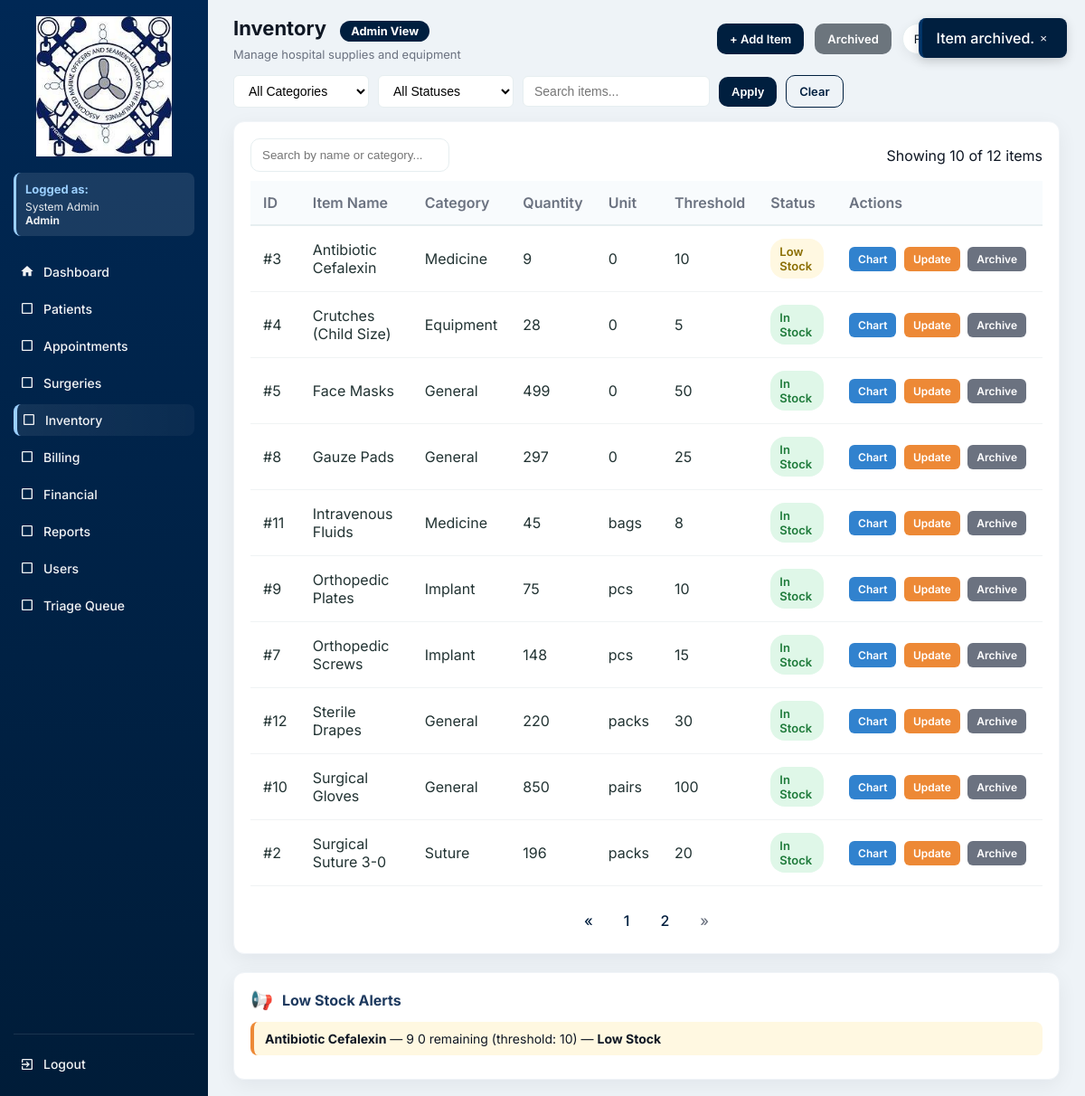
The page /inventory.php?success=archived&item_id=3 (signed in) on the database its author committed.
### tables this page shows
CREATE TABLE `inventory_items` (
  `id` int(11) NOT NULL,
  `item_name` varchar(150) DEFAULT NULL,
  `category` enum('Implant','Medicine','Suture','Equipment','General') DEFAULT NULL,
  `quantity` int(11) DEFAULT NULL,
  `threshold` int(11) DEFAULT 5,
  `unit` varchar(50) DEFAULT NULL,
  `updated_at` timestamp NOT NULL DEFAULT current_timestamp() ON UPDATE current_timestamp(),
  `is_archived` tinyint(1) DEFAULT 0,
  `archived_at` datetime DEFAULT NULL,
  `archived_by` int(11) DEFAULT NULL
);

### functions.php (called while the page is built, shortened)
<?php
function fetchAll($conn, $sql, $types = null, $params = [])
{
    $stmt = $conn->prepare($sql);
    $stmt->execute();
    $res = $stmt->get_result();
    $rows = $res->fetch_all(MYSQLI_ASSOC);
    return $rows;
}
function fetchOne($conn, $sql, $types = null, $params = [])
{
    $stmt = $conn->prepare($sql);
    $stmt->execute();
    $res = $stmt->get_result();
    $row = $res->fetch_assoc();
    return $row;
}
?>

### inventory.php (the view, shortened to what this page needs)
<?php
require 'config.php';
require 'functions.php';
$current_role = $_SESSION['role'] ?? 'Guest';
$current_name = $_SESSION['name'] ?? 'User';
$role_permissions = [
    'Admin' => [
        'dashboard.php' => 'Dashboard',
        'patients.php' => 'Patients',
        'appointments.php' => 'Appointments',
        'surgeries.php' => 'Surgeries',
        'inventory.php' => 'Inventory',
        'billing.php' => 'Billing',
        'financials.php' => 'Financial',
        'reports.php' => 'Reports',
        'users.php' => 'Users',
        'triage_queue.php' => 'Triage Queue'
    ],
    'Doctor' => [
        'dashboard.php' => 'Dashboard',
        'patients.php' => 'Patients',
        'appointments.php' => 'Appointments',
        'surgeries.php' => 'Surgeries',
        'inventory.php' => 'Inventory',
        'reports.php' => 'Reports',
        'triage_queue.php' => 'Triage Queue'
    ],
    'Nurse' => [
        'dashboard.php' => 'Dashboard',
        'patients.php' => 'Patients',
        'appointments.php' => 'Appointments',
        'inventory.php' => 'Inventory',
        'reports.php' => 'Reports',
        'triage_queue.php' => 'Triage Queue'
    ],
    'Staff' => [
        'dashboard.php' => 'Dashboard',
        'patients.php' => 'Patients',
        'appointments.php' => 'Appointments',
        'reports.php' => 'Reports'
    ],
    'Inventory' => [
        'dashboard.php' => 'Dashboard',
        'inventory.php' => 'Inventory',
        'reports.php' => 'Reports'
    ],
    'Billing' => [
        'dashboard.php' => 'Dashboard',
        'billing.php' => 'Billing',
        'financials.php' => 'Financial',
        'reports.php' => 'Reports'
    ],
    'SocialWorker' => [
        'dashboard.php' => 'Dashboard',
        'financials.php' => 'Financial',
        'reports.php' => 'Reports'
    ]
];
$allowed_pages = $role_permissions[$current_role] ?? ['dashboard.php' => 'Dashboard'];
$filter = $_GET['filter'] ?? '';
$category_filter = $_GET['category'] ?? '';
$status_filter = $_GET['status'] ?? '';
$search_term = $_GET['search'] ?? '';
$is_admin = ($current_role === 'Admin');
$is_inventory = ($current_role === 'Inventory');
$table_check = fetchOne($conn, "SHOW COLUMNS FROM inventory_items LIKE 'is_archived'");
$has_archive_columns = $table_check !== null;
$show_archived = isset($_GET['show']) && $_GET['show'] === 'archived';
$conditions = [];
if ($has_archive_columns) {
    $conditions[] = $show_archived ? "i.is_archived = 1" : "i.is_archived = 0";
} else {
    $show_archived = false;
}
$where_clause = 'WHERE ' . implode(' AND ', $conditions);
$total = fetchOne($conn, "SELECT COUNT(*) as total FROM inventory_items i $where_clause")['total'] ?? 0;
$total_pages = ceil($total / 10);
$page = isset($_GET['page']) ? max(1, intval($_GET['page'])) : 1;
$offset = ($page - 1) * 10;
$rows = fetchAll($conn, "
    SELECT i.*, arch.full_name AS archived_by_name
    FROM inventory_items i
    LEFT JOIN users arch ON i.archived_by = arch.id
    $where_clause
    ORDER BY i.item_name
    LIMIT $offset, 10
");
$low_stock_where = $has_archive_columns ? "is_archived = 0 AND quantity <= threshold" : "quantity <= threshold";
$low_stock_items = fetchAll($conn, "SELECT * FROM inventory_items WHERE {$low_stock_where} ORDER BY quantity ASC");
$categories = fetchAll($conn, "SELECT DISTINCT category FROM inventory_items WHERE category IS NOT NULL AND category != '' ORDER BY category");
?>
<!DOCTYPE html>
<html lang="en">
<head>
</head>
<body>
<div class="app">
  <aside class="sidebar">
    <div class="logo-wrap"><a href="dashboard.php"><img src="logo.jpg" alt="Logo"></a></div>
    <div class="user-info">
      <h4>Logged as:</h4>
      <p><?= htmlspecialchars($current_name) ?><br><strong><?= htmlspecialchars($current_role) ?></strong></p>
    </div>
    <nav class="menu">
      <a href="dashboard.php" class="menu-item <?= basename($_SERVER['PHP_SELF'])=='dashboard.php'?'active':'' ?>">
        <span class="icon"><svg viewBox="0 0 24 24" fill="currentColor"><path d="M10 20v-6h4v6h5v-8h3L12 3 2 12h3v8z"/></svg></span> Dashboard
      </a>
      <?php foreach($allowed_pages as $page => $label): if($page !== 'dashboard.php'): ?>
        <a href="<?= $page ?>" class="menu-item <?= basename($_SERVER['PHP_SELF'])==$page?'active':'' ?>">
          <span class="icon">
            <?php
            $icons = [
              'patients.php' => '<svg viewBox="0 0 24 24" fill="currentColor"><path d="M12 12c2.21 0 4-1.79 4-4s-1.79-4-4-4-4 1.79-4 4 1.79 4 4 4zm0 2c-2.67 0-8 1.34-8 4v2h16v-2c0-2.66-5.33-4-8-4z"/></svg>',
              'appointments.php' => '<svg viewBox="0 0 24 24" fill="currentColor"><path d="M19 3h-1V1h-2v2H8V1H6v2H5c-1.11 0-1.99.9-1.99 2L3 19c0 1.1.89 2 2 2h14c1.1 0 2-.9 2-2V5c0-1.1-.9-2-2-2zm0 16H5V8h14v11zM7 10h5v5H7z"/></svg>',
              'surgeries.php' => '<svg viewBox="0 0 24 24" fill="currentColor"><path d="M12 2C8.13 2 5 5.13 5 9c0 5.25 7 13 7 13s7-7.75 7-13c0-3.87-3.13-7-7-7zm0 9.5c-1.38 0-2.5-1.12-2.5-2.5s1.12-2.5 2.5-2.5 2.5 1.12 2.5 2.5-1.12 2.5-2.5 2.5z"/></svg>',
              'inventory.php' => '<svg viewBox="0 0 24 24" fill="currentColor"><path d="M20 8h-3V4H7v4H4v14h16V8zM9 6h6v2H9V6zm11 14H4v-9h16v9zm-7-7H8v-2h5v2z"/></svg>',
              'billing.php' => '<svg viewBox="0 0 24 24" fill="currentColor"><path d="M11.8 10.9c-2.27-.59-3-1.2-3-2.15 0-1.09 1.01-1.85 2.7-1.85 1.78 0 2.44.85 2.5 2.1h2.21c-.07-1.72-1.12-3.3-3.21-3.81V3h-3v2.16c-1.94.42-3.5 1.68-3.5 3.61 0 2.31 1.91 3.46 4.7 4.13 2.5.6 3 1.48 3 2.41 0 .69-.49 1.79-2.7 1.79-2.06 0-2.87-.92-2.98-2.1h-2.2c.12 2.19 1.76 3.42 3.68 3.83V21h3v-2.15c1.95-.37 3.5-1.5 3.5-3.55 0-2.84-2.43-3.81-4.7-4.4z"/></svg>',
              'financials.php' => '<svg viewBox="0 0 24 24" fill="currentColor"><path d="M3 13h8V3H3v10zm0 8h8v-6H3v6zm10 0h8V11h-8v10zm0-18v6h8V3h-8z"/></svg>',
              'reports.php' => '<svg viewBox="0 0 24 24" fill="currentColor"><path d="M19 3H5c-1.1 0-2 .9-2 2v14c0 1.1.9 2 2 2h14c1.1 0 2-.9 2-2V5c0-1.1-.9-2-2-2zM9 17H7v-7h2v7zm4 0h-2V7h2v10zm4 0h-2v-4h2v4z"/></svg>',
              'users.php' => '<svg viewBox="0 0 24 24" fill="currentColor"><path d="M16 11c1.66 0 2.99-1.34 2.99-3S17.66 5 16 5c-1.66 0-3 1.34-3 3s1.34 3 3 3zm-8 0c1.66 0 2.99-1.34 2.99-3S9.66 5 8 5C6.34 5 5 6.34 5 8s1.34 3 3 3zm0 2c-2.33 0-7 1.17-7 3.5V19h14v-2.5c0-2.33-4.67-3.5-7-3.5zm8 0c-.29 0-.62.02-.97.05 1.16.84 1.97 1.97 1.97 3.45V19h6v-2.5c0-2.33-4.67-3.5-7-3.5z"/></svg>',
              'triage_queue.php' => '<svg viewBox="0 0 24 24" fill="currentColor"><path d="M12 2C6.48 2 2 6.48 2 12s4.48 10 10 10 10-4.48 10-10S17.52 2 12 2zm-2 15l-5-5 1.41-1.41L10 14.17l7.59-7.59L19 8l-9 9z"/></svg>'
            ];
            echo $icons[$page] ?? '<svg viewBox="0 0 24 24" fill="currentColor"><path d="M19 5v14H5V5h14m0-2H5c-1.1 0-2 .9-2 2v14c0 1.1.9 2 2 2h14c1.1 0 2-.9 2-2V5c0-1.1-.9-2-2-2z"/></svg>';
            ?>
          </span> <?= $label ?>
        </a>
      <?php endif; endforeach; ?>
    </nav>
    <div class="sidebar-bottom">
      <a href="logout.php" class="menu-item">
        <span class="icon"><svg viewBox="0 0 24 24" fill="currentColor"><path d="M10.09 15.59L11.5 17l5-5-5-5-1.41 1.41L12.67 11H3v2h9.67l-2.58 2.59zM19 3H5c-1.11 0-2 .9-2 2v4h2V5h14v14H5v-4H3v4c0 1.1.89 2 2 2h14c1.1 0 2-.9 2-2V5c0-1.1-.9-2-2-2z"/></svg></span> Logout
      </a>
    </div>
  </aside>
  <div class="main">
    <div class="topbar">
      <div class="top-left">
        <h1>Inventory <?= $show_archived ? '(Archived)' : '' ?>
          <span class="role-badge role-<?= strtolower($current_role) ?>"><?= htmlspecialchars($current_role) ?> View</span>
        </h1>
        <p>Manage hospital supplies and equipment</p>
      </div>
      <div class="top-actions">
        <?php if ($show_archived): ?>
          <a href="inventory.php" class="btn btn-outline">View Active</a>
        <?php else: ?>
          <a href="inventory_form.php" class="btn">+ Add Item</a>
          <?php if (($is_admin || $is_inventory) && $has_archive_columns): ?>
            <a href="inventory.php?show=archived" class="btn btn-secondary">Archived</a>
          <?php endif; ?>
        <?php endif; ?>
        <div class="date-pill"><?= date('l, jS F Y') ?></div>
      </div>
    </div>
    <div id="toast" class="toast-container"></div>
    <div class="filter-controls">
      <select id="categoryFilter" class="filter-select" onchange="applyFilter()">
        <option value="">All Categories</option>
      </select>
      <select id="statusFilter" class="filter-select" onchange="applyFilter()">
        <option value="">All Statuses</option>
      </select>
      <input type="text" id="searchFilter" class="filter-select" placeholder="Search items..."
             value="<?= htmlspecialchars($search_term) ?>" onkeyup="if(event.key==='Enter') applyFilter()">
      <button onclick="applyFilter()" class="btn" style="background:var(--navy-700);">Apply</button>
      <a href="inventory.php" class="btn btn-outline">Clear</a>
    </div>
    <div class="table-wrap">
      <div class="table-controls">
        <input type="text" id="searchInput" class="search-input" placeholder="Search by name or category...">
        <div class="muted">Showing <span id="rowCount"><?= count($rows) ?></span> of <?= number_format($total) ?> items</div>
      </div>
      <table id="inventoryTable">
        <thead>
          <tr>
            <th>ID</th>
            <th>Item Name</th>
            <th>Category</th>
            <th>Quantity</th>
            <th>Unit</th>
            <th>Threshold</th>
            <th>Status</th>
            <th>Actions</th>
          </tr>
        </thead>
        <tbody>
          <?php if (count($rows) > 0): ?>
            <?php foreach($rows as $r): ?>
              <?php
              if ($r['quantity'] <= 0) {
                  $stock_status = 'out-of-stock';
                  $status_text = 'Out of Stock';
              } elseif ($r['quantity'] <= $r['threshold']) {
                  $stock_status = 'low-stock';
                  $status_text = 'Low Stock';
              } else {
                  $stock_status = 'in-stock';
                  $status_text = 'In Stock';
              }
              $is_archived = $has_archive_columns && !empty($r['is_archived']);
              $row_bg = $is_archived ? 'style="background:rgba(149,165,166,0.1);"' : '';
              $item_name = htmlspecialchars($r['item_name'] ?? '');
              ?>
              <tr data-id="<?= $r['id'] ?>" <?= $row_bg ?>>
                <td>#<?= $r['id'] ?></td>
                <td><?= $item_name ?></td>
                <td><?= htmlspecialchars($r['category'] ?? '') ?></td>
                <td><?= $r['quantity'] ?></td>
                <td><?= htmlspecialchars($r['unit'] ?? '') ?></td>
                <td><?= $r['threshold'] ?></td>
                <td>
                  <span class="status <?= $stock_status ?>"><?= $status_text ?></span>
                </td>
                <td style="white-space:nowrap;">
                  <a href="inventory_view.php?id=<?= $r['id'] ?>" class="action-btn btn-chart">Chart</a>
                  <?php if (!$is_archived || $is_admin || $is_inventory): ?>
                    <a href="inventory_form.php?id=<?= $r['id'] ?>" class="action-btn btn-update">Update</a>
                  <?php endif; ?>
                  <?php if (($is_admin || $is_inventory) && $has_archive_columns): ?>
    <?php if ($is_archived): ?>
        <a href="inventory.php?restore=<?= $r['id'] ?>" class="action-btn btn-archive" onclick="return confirm('Restore item &quot;<?= htmlspecialchars($item_name, ENT_QUOTES) ?>&quot;?')">Restore</a>
    <?php else: ?>
        <a href="inventory.php?archive=<?= $r['id'] ?>" class="action-btn btn-archive" onclick="return confirm('Archive item &quot;<?= htmlspecialchars($item_name, ENT_QUOTES) ?>&quot;?')">Archive</a>
    <?php endif; ?>
<?php endif; ?>
                </td>
              </tr>
            <?php endforeach; ?>
          <?php else: ?>
            <tr><td colspan="8" style="text-align:center; padding:30px;">No items found.</td></tr>
          <?php endif; ?>
        </tbody>
      </table>
      <?php if ($total_pages > 1): ?>
        <div class="pagination">
          <?php if ($page > 1): ?>
            <a href="?page=<?= $page-1 ?><?= $show_archived?'&show=archived':'' ?><?= !empty($filter)?"&filter=$filter":'' ?><?= !empty($category_filter)?"&category=$category_filter":'' ?><?= !empty($status_filter)?"&status=$status_filter":'' ?><?= !empty($search_term)?"&search=$search_term":'' ?>">&laquo;</a>
          <?php else: ?>
            <span class="disabled">&laquo;</span>
          <?php endif; ?>
          <?php for($i=max(1,$page-2); $i<=min($total_pages,$page+2); $i++): ?>
            <?php if($i==$page): ?><span class="current"><?= $i ?></span>
            <?php else: ?><a href="?page=<?= $i ?><?= $show_archived?'&show=archived':'' ?><?= !empty($filter)?"&filter=$filter":'' ?><?= !empty($category_filter)?"&category=$category_filter":'' ?><?= !empty($status_filter)?"&status=$status_filter":'' ?><?= !empty($search_term)?"&search=$search_term":'' ?>"><?= $i ?></a>
            <?php endif; ?>
          <?php endfor; ?>
          <?php if ($page < $total_pages): ?>
            <a href="?page=<?= $page+1 ?><?= $show_archived?'&show=archived':'' ?><?= !empty($filter)?"&filter=$filter":'' ?><?= !empty($category_filter)?"&category=$category_filter":'' ?><?= !empty($status_filter)?"&status=$status_filter":'' ?><?= !empty($search_term)?"&search=$search_term":'' ?>">&raquo;</a>
          <?php else: ?>
            <span class="disabled">&raquo;</span>
          <?php endif; ?>
        </div>
      <?php endif; ?>
    </div>
    <div class="alerts-wrap">
      <div class="alerts-header">
        <span style="font-size:20px;">📢</span>
        <h4>Low Stock Alerts</h4>
      </div>
      <?php if (empty($low_stock_items)): ?>
        <div class="alert-item alert-success-bg">✅ No low stock items.</div>
      <?php else: ?>
        <?php foreach($low_stock_items as $l): ?>
          <?php
          $alert_class = $l['quantity'] == 0 ? 'alert-danger-bg' : 'alert-warning-bg';
          $urgency = $l['quantity'] == 0 ? 'Out of Stock!' : 'Low Stock';
          ?>
          <div class="alert-item <?= $alert_class ?>">
            <strong><?= htmlspecialchars($l['item_name']) ?></strong> —
            <?= $l['quantity'] ?> <?= htmlspecialchars($l['unit']) ?> remaining
            (threshold: <?= $l['threshold'] ?>) — <strong><?= $urgency ?></strong>
          </div>
        <?php endforeach; ?>
      <?php endif; ?>
    </div>
  </div>
</div>
</body>
</html>

### rows shown on the page
inventory_items: id "3", item_name "Antibiotic Cefalexin", category "Medicine", quantity "9", unit "0", threshold "10", status_text "Low Stock", quantity "Low Stock"
inventory_items: id "4", item_name "Crutches (Child Size)", category "Equipment", quantity "28", unit "0", threshold "5", status_text "In Stock"
inventory_items: id "5", item_name "Face Masks", category "General", quantity "499", unit "0", threshold "50", status_text "In Stock"
inventory_items: id "8", item_name "Gauze Pads", category "General", quantity "297", unit "0", threshold "25", status_text "In Stock"
inventory_items: id "11", item_name "Intravenous Fluids", category "Medicine", quantity "45", unit "bags", threshold "8", status_text "In Stock"
inventory_items: id "9", item_name "Orthopedic Plates", category "Implant", quantity "75", unit "pcs", threshold "10", status_text "In Stock"
inventory_items: id "7", item_name "Orthopedic Screws", category "Implant", quantity "148", unit "pcs", threshold "15", status_text "In Stock"
inventory_items: id "12", item_name "Sterile Drapes", category "General", quantity "220", unit "packs", threshold "30", status_text "In Stock"
inventory_items: id "10", item_name "Surgical Gloves", category "General", quantity "850", unit "pairs", threshold "100", status_text "In Stock"
inventory_items: id "2", item_name "Surgical Suture 3-0", category "Suture", quantity "196", unit "packs", threshold "20", status_text "In Stock"

### other values the page prints
$current_name "System Admin"
$current_role "Admin"
$label "Patients"
$label "Appointments"
$label "Surgeries"
$label "Inventory"
$label "Billing"
$label "Financial"
$label "Reports"
$label "Users"
$label "Triage Queue"
count($rows) "10"
$total "12"
